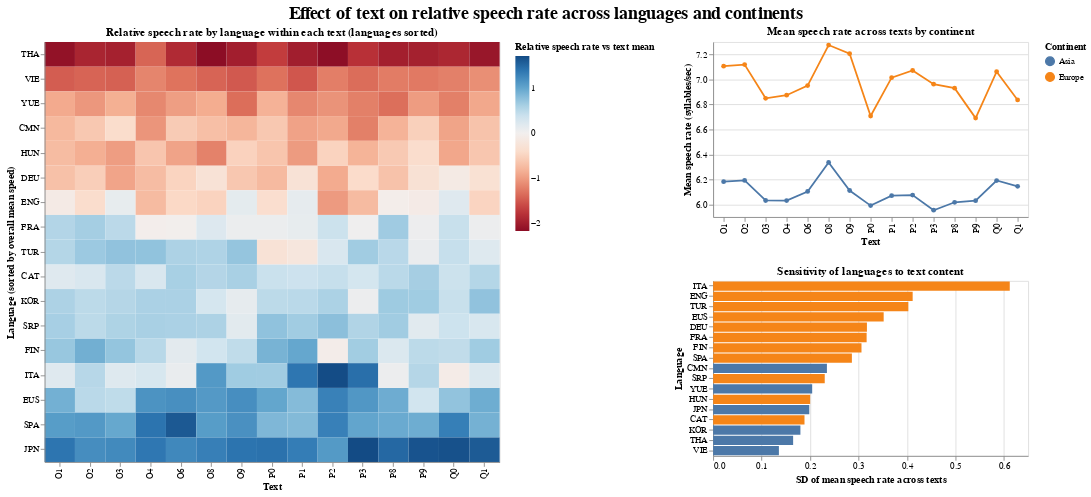

Notebook cell for this chart:
### Code cell
left = fig_rel_sorted.properties(
    width=520,
    height=480
)

right_top = fig_cont_line.properties(
    width=360,
    height=200
)

right_bottom = fig_var.properties(
    width=360,
    height=200
)

final_fig = alt.hconcat(
    left,
    alt.vconcat(
        right_top,
        right_bottom
    )
).resolve_scale(
    color='independent'
).properties(
    title=alt.TitleParams(
        text="Effect of text on relative speech rate across languages and continents",
        anchor="middle",
        fontSize=20
    )
)

final_fig

### Figure 1 — Vega-Lite specification as saved in the notebook (floating-point values rounded to 4 significant figures; data arrays with more than 128 entries replaced by an {"elided": "..."} marker saying what was removed)
{"$schema": "https://vega.github.io/schema/vega-lite/v5.20.1.json", "config": {"view": {"continuousHeight": 300, "continuousWidth": 300}}, "datasets": {"data-3e22721959dbfa06dd18afe25eec5b14": [{"continent": "Europe", "iso_lang": "ITA", "text_sd": 0.6121}, {"continent": "Europe", "iso_lang": "ENG", "text_sd": 0.4117}, {"continent": "Europe", "iso_lang": "TUR", "text_sd": 0.4028}, {"continent": "Europe", "iso_lang": "EUS", "text_sd": 0.3519}, {"continent": "Europe", "iso_lang": "DEU", "text_sd": 0.3174}, {"continent": "Europe", "iso_lang": "FRA", "text_sd": 0.3168}, {"continent": "Europe", "iso_lang": "FIN", "text_sd": 0.3061}, {"continent": "Europe", "iso_lang": "SPA", "text_sd": 0.2863}, {"continent": "Asia", "iso_lang": "CMN", "text_sd": 0.2348}, {"continent": "Europe", "iso_lang": "SRP", "text_sd": 0.2303}, {"continent": "Asia", "iso_lang": "YUE", "text_sd": 0.2044}, {"continent": "Europe", "iso_lang": "HUN", "text_sd": 0.2002}, {"continent": "Asia", "iso_lang": "JPN", "text_sd": 0.1984}, {"continent": "Europe", "iso_lang": "CAT", "text_sd": 0.1886}, {"continent": "Asia", "iso_lang": "KOR", "text_sd": 0.1801}, {"continent": "Asia", "iso_lang": "THA", "text_sd": 0.1651}, {"continent": "Asia", "iso_lang": "VIE", "text_sd": 0.1357}], "data-9185e509db2464fc9805c2f05856e3fb": [{"continent": "Asia", "mean_rate": 6.182, "n": 60, "sd": 1.366, "text": "O1"}, {"continent": "Asia", "mean_rate": 6.193, "n": 60, "sd": 1.223, "text": "O2"}, {"continent": "Asia", "mean_rate": 6.032, "n": 60, "sd": 1.242, "text": "O3"}, {"continent": "Asia", "mean_rate": 6.032, "n": 60, "sd": 1.207, "text": "O4"}, {"continent": "Asia", "mean_rate": 6.104, "n": 60, "sd": 1.21, "text": "O6"}, {"continent": "Asia", "mean_rate": 6.337, "n": 60, "sd": 1.297, "text": "O8"}, {"continent": "Asia", "mean_rate": 6.112, "n": 60, "sd": 1.299, "text": "O9"}, {"continent": "Asia", "mean_rate": 5.991, "n": 60, "sd": 1.185, "text": "P0"}, {"continent": "Asia", "mean_rate": 6.071, "n": 60, "sd": 1.285, "text": "P1"}, {"continent": "Asia", "mean_rate": 6.076, "n": 60, "sd": 1.258, "text": "P2"}, {"continent": "Asia", "mean_rate": 5.954, "n": 60, "sd": 1.321, "text": "P3"}, {"continent": "Asia", "mean_rate": 6.018, "n": 60, "sd": 1.344, "text": "P8"}, {"continent": "Asia", "mean_rate": 6.031, "n": 60, "sd": 1.335, "text": "P9"}, {"continent": "Asia", "mean_rate": 6.192, "n": 60, "sd": 1.359, "text": "Q0"}, {"continent": "Asia", "mean_rate": 6.145, "n": 60, "sd": 1.374, "text": "Q1"}, {"continent": "Europe", "mean_rate": 7.106, "n": 92, "sd": 0.8594, "text": "O1"}, {"continent": "Europe", "mean_rate": 7.12, "n": 93, "sd": 0.9458, "text": "O2"}, {"continent": "Europe", "mean_rate": 6.85, "n": 93, "sd": 0.8945, "text": "O3"}, {"continent": "Europe", "mean_rate": 6.874, "n": 93, "sd": 0.9137, "text": "O4"}, {"continent": "Europe", "mean_rate": 6.952, "n": 93, "sd": 0.9762, "text": "O6"}, {"continent": "Europe", "mean_rate": 7.276, "n": 92, "sd": 0.9767, "text": "O8"}, {"continent": "Europe", "mean_rate": 7.206, "n": 92, "sd": 0.8483, "text": "O9"}, {"continent": "Europe", "mean_rate": 6.708, "n": 92, "sd": 0.8342, "text": "P0"}, {"continent": "Europe", "mean_rate": 7.014, "n": 92, "sd": 0.9186, "text": "P1"}, {"continent": "Europe", "mean_rate": 7.072, "n": 92, "sd": 0.9647, "text": "P2"}, {"continent": "Europe", "mean_rate": 6.962, "n": 92, "sd": 0.9026, "text": "P3"}, {"continent": "Europe", "mean_rate": 6.931, "n": 93, "sd": 0.8288, "text": "P8"}, {"continent": "Europe", "mean_rate": 6.691, "n": 93, "sd": 0.726, "text": "P9"}, {"continent": "Europe", "mean_rate": 7.063, "n": 93, "sd": 0.8508, "text": "Q0"}, {"continent": "Europe", "mean_rate": 6.836, "n": 93, "sd": 0.8123, "text": "Q1"}], "data-9804594008d768d8248b56f87875dc8a": {"elided": "255 records"}}, "hconcat": [{"data": {"name": "data-9804594008d768d8248b56f87875dc8a"}, "encoding": {"color": {"field": "relative_rate", "scale": {"domainMid": 0, "scheme": "redblue"}, "title": "Relative speech rate vs text mean", "type": "quantitative"}, "tooltip": [{"field": "iso_lang", "title": "Language", "type": "nominal"}, {"field": "text", "title": "Text", "type": "nominal"}, {"field": "mean_rate", "format": ".2f", "title": "Mean rate", "type": "quantitative"}, {"field": "relative_rate", "format": ".2f", "title": "Relative rate", "type": "quantitative"}, {"field": "n", "title": "n", "type": "quantitative"}], "x": {"field": "text", "title": "Text", "type": "nominal"}, "y": {"field": "iso_lang", "sort": ["THA", "VIE", "YUE", "CMN", "HUN", "DEU", "ENG", "FRA", "TUR", "CAT", "KOR", "SRP", "FIN", "ITA", "EUS", "SPA", "JPN"], "title": "Language (sorted by overall mean speed)", "type": "nominal"}}, "height": 480, "mark": {"type": "rect"}, "title": "Relative speech rate by language within each text (languages sorted)", "width": 520}, {"vconcat": [{"data": {"name": "data-9185e509db2464fc9805c2f05856e3fb"}, "encoding": {"color": {"field": "continent", "sort": ["Asia", "Europe"], "title": "Continent", "type": "nominal"}, "tooltip": [{"field": "continent", "title": "Continent", "type": "nominal"}, {"field": "text", "title": "Text", "type": "nominal"}, {"field": "mean_rate", "format": ".2f", "title": "Mean rate", "type": "quantitative"}, {"field": "n", "title": "n obs", "type": "quantitative"}], "x": {"field": "text", "title": "Text", "type": "nominal"}, "y": {"field": "mean_rate", "scale": {"zero": false}, "title": "Mean speech rate (syllables/sec)", "type": "quantitative"}}, "height": 200, "mark": {"point": true, "type": "line"}, "title": "Mean speech rate across texts by continent", "width": 360}, {"data": {"name": "data-3e22721959dbfa06dd18afe25eec5b14"}, "encoding": {"color": {"field": "continent", "title": "Continent", "type": "nominal"}, "tooltip": [{"field": "iso_lang", "title": "Language", "type": "nominal"}, {"field": "continent", "title": "Continent", "type": "nominal"}, {"field": "text_sd", "format": ".2f", "title": "SD across texts", "type": "quantitative"}], "x": {"field": "text_sd", "title": "SD of mean speech rate across texts", "type": "quantitative"}, "y": {"field": "iso_lang", "sort": "-x", "title": "Language", "type": "nominal"}}, "height": 200, "mark": {"type": "bar"}, "title": "Sensitivity of languages to text content", "width": 360}]}], "resolve": {"scale": {"color": "independent"}}, "title": {"anchor": "middle", "fontSize": 20, "text": "Effect of text on relative speech rate across languages and continents"}}
